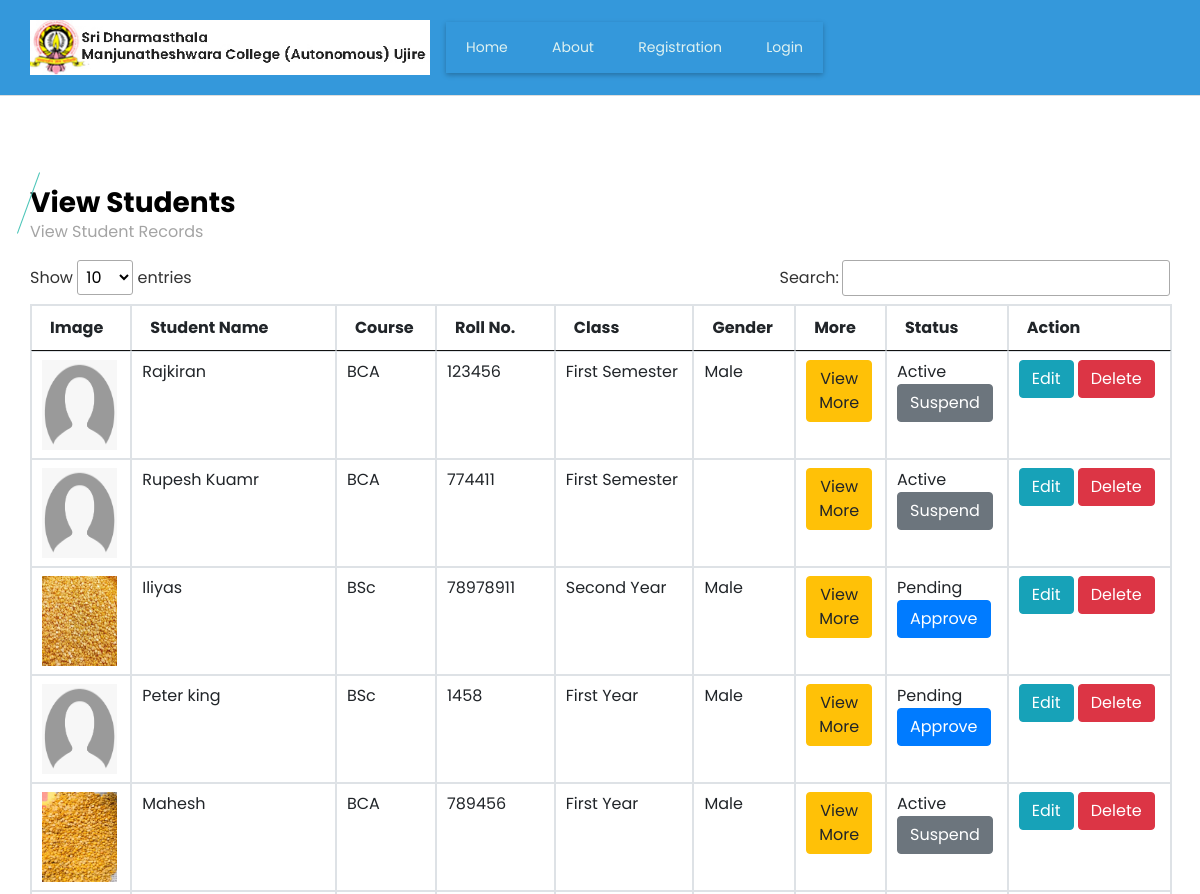
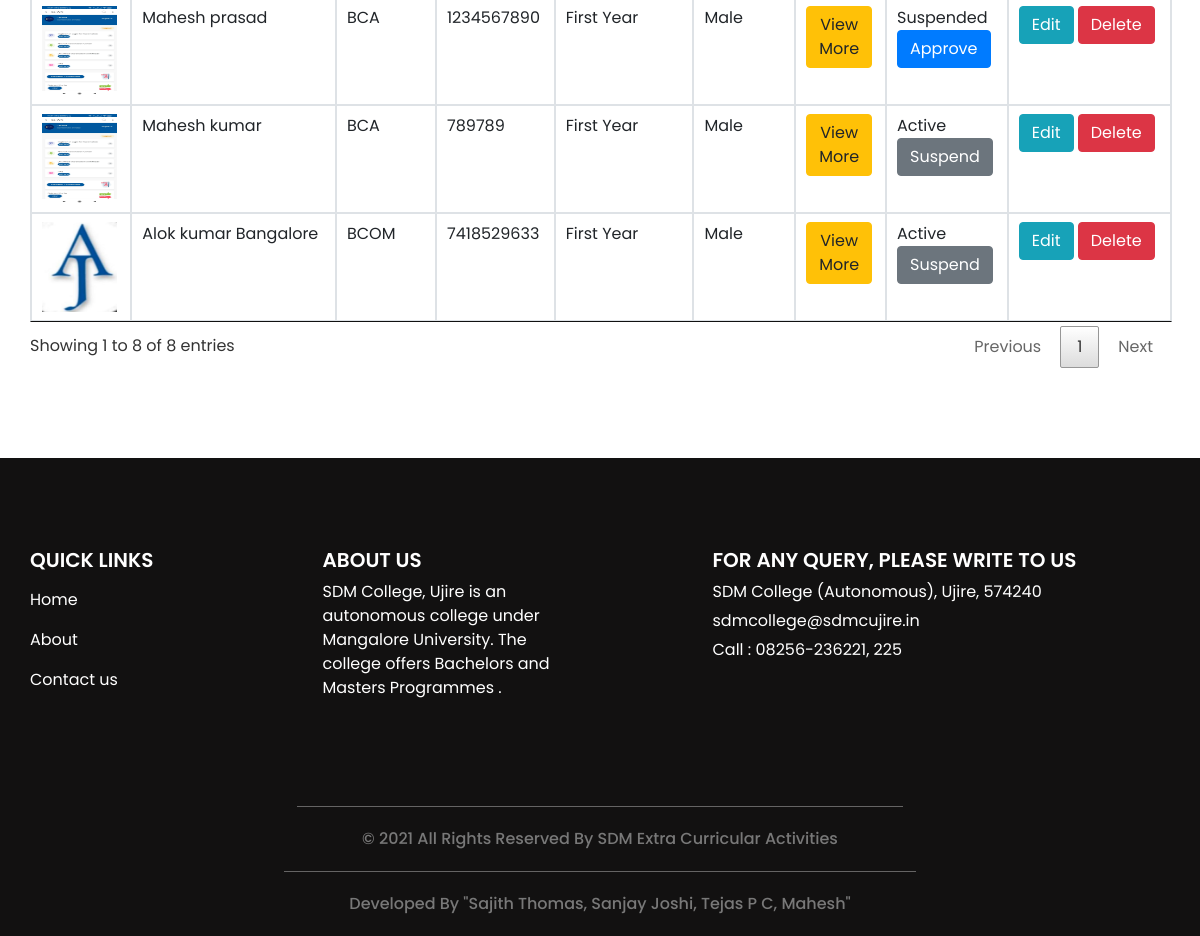
The page /viewstudent.php on the database its author committed (2 pictures, top to bottom).
### tables this page shows
CREATE TABLE `student` (
  `student_id` int(11) NOT NULL,
  `student_name` varchar(30) NOT NULL,
  `course_id` int(11) NOT NULL,
  `student_rollno` varchar(10) NOT NULL,
  `student_password` varchar(300) NOT NULL,
  `st_class` varchar(20) NOT NULL,
  `student_image` varchar(300) NOT NULL,
  `gender` varchar(10) NOT NULL,
  `dob` date NOT NULL,
  `language` varchar(25) NOT NULL,
  `elective_paper` varchar(20) NOT NULL,
  `extension_activities` varchar(50) NOT NULL,
  `student_status` varchar(10) NOT NULL
);

CREATE TABLE `course` (
  `course_id` int(11) NOT NULL,
  `course_title` varchar(25) NOT NULL,
  `course_description` text NOT NULL,
  `course_status` varchar(10) NOT NULL
);

### viewstudent.php (the view, shortened to what this page needs)
<?php
include("header.php");
?>
  <section class="event_section layout_padding">
    <div class="container">
      <div class="heading_container">
        <h3>
          View Students
        </h3>
        <p>
          View Student Records
        </p>
      </div>
      <div class="event_container">
        <div class="">
<table id="datatableplugin" class="table table-bordered">
	<thead>
		<tr>
			<th>Image</th>
			<th>Student Name</th>
			<th>Course</th>
			<th>Roll No.</th>
			<th>Class</th>
			<th>Gender</th>
			<th>More</th>
			<th>Status</th>
			<th>Action</th>
		</tr>
	</thead>
	<tbody>
		<?php
		$sqlview = "SELECT student.*,course.course_title FROM  student LEFT JOIN course ON course.course_id=student.course_id";
		$qsqlview = mysqli_query($con,$sqlview);
		while($rsview = mysqli_fetch_array($qsqlview))
		{
			$rsjsonarr = json_encode($rsview);
			if($rsview['student_image'] == "")
			{
				$filename= "images/defaultimage.png";
			}
			else if(file_exists("studentimg/" .$rsview['student_image']))
			{
				$filename= "studentimg/" .$rsview['student_image'];
			}
			else
			{
				$filename= "images/defaultimage.png";
			}
			echo "<tr>
				<td><img src='$filename' style='width: 75px;height:90px;' ></td>
				<td>$rsview[student_name]</td>
				<td>$rsview[course_title]</td>
				<td>$rsview[student_rollno]</td>
				<td>$rsview[st_class]</td>
				<td>$rsview[gender]</td>
				<td>";
echo "<button type='button' class='btn btn-warning' data-toggle='modal' data-target='#loadStudentDetailedModal' onclick='funloadstudentprofile($rsjsonarr)'>View<br> More</button>";
				echo "</td>
				<td>$rsview[student_status] <br>";
if($rsview['student_status'] == "Active")
{
	echo "<a href='viewstudent.php?st=Suspended&acid=$rsview[student_id]' class='btn btn-secondary' onclick='return confirmst()' >Suspend</a>";
}
else
{
	echo "<a href='viewstudent.php?st=Active&acid=$rsview[student_id]' class='btn btn-primary' onclick='return confirmst()'  >Approve</a>";
}
				echo "</td>
				<td>
				<a href='studentadd.php?editid=$rsview[student_id]' class='btn btn-info'>Edit</a>
				<a href='viewstudent.php?delid=$rsview[student_id]' class='btn btn-danger' onclick='return confirmdel()' >Delete</a>
				</td>
			</tr>";
		}
		?>
	</tbody>
</table>
        </div>
      </div>
    </div>
  </section>
<?php
include("footer.php");
?>

### header.php (shortened to what this page needs)
<!DOCTYPE html>
<html>
<head>
  <link rel="stylesheet" type="text/css" href="css/bootstrap.css" />
  <link href="css/style.css" rel="stylesheet" />
  <link href="css/responsive.css" rel="stylesheet" />
  <link href="css/jquery.dataTables.min.css" rel="stylesheet" />
</head>
<body
<?php
if(basename($_SERVER['PHP_SELF']) != "index.php")
{
?>
class="sub_page"
<?php
}
?>>
<?php
include("headerpage.php");
?>

### headerpage.php (shortened to what this page needs)
<div id="header">
  <header>
    <div class="container">
      <div class="row">
        <div class="col-12">
          <nav class="navbar navbar-expand-lg navbar-light">
            <a class="navbar-brand" href="index.php"><img src="images/logo_new.jpg" alt="logo" style="width: 400px;"></a>
            <div class="collapse navbar-collapse" id="navbartoggle">
<div class="nav-fostrap">
	<ul>
		<li><a href="index.php">Home</a></li>
		<li><a href="about.php">About</a></li>
		<?php
		if(isset($_SESSION['staff_id']) || ($_SESSION['student_id']))
		{
		?>
		<li><a href="logout.php">Logout</a></li>
		<?php
		}
		else
		{
		?>
		<li><a href="student.php">Registration</a></li>
		<li><a href="login.php">Login</a></li>
		<?php
		}
		?>
	</ul>
</div>
            </div>
          </nav>
        </div>
      </div>
    </div>
  </header>
</div>

### footer.php (shortened to what this page needs)
  <section class="info_section layout_padding">
    <div class="container">
      <div class="row">
        <div class="col-md-3">
          <div class="info_menu">
            <h5>
              QUICK LINKS
            </h5>
            <ul class="navbar-nav  ">
              <li class="nav-item active">
                <a class="nav-link" href="index.php">Home <span class="sr-only">(current)</span></a>
              </li>
              <li class="nav-item">
                <a class="nav-link" href="about.php"> About </a>
              </li>
              <li class="nav-item">
                <a class="nav-link" href="contact.php">Contact us</a>
              </li>
            </ul>
          </div>
        </div>
        <div class="col-md-3">
          <div class="info_course">
            <h5>
              About Us
            </h5>
            <p>
              SDM College, Ujire is an autonomous college under Mangalore University. The college offers Bachelors and Masters Programmes .
            </p>
          </div>
        </div>
        <div class="col-md-5 offset-md-1">
          <div class="info_news">
            <h5>
              FOR ANY QUERY, PLEASE WRITE TO US
            </h5>
            <div class="info_contact">
              <a href="">
                SDM College (Autonomous), Ujire, 574240
              </a>
              <a href="">
                sdmcollege@sdmcujire.in
              </a>
              <a href="">
                Call : 08256-236221, 225
              </a>
            </div>
          </div>
        </div>
      </div>
    </div>
  </section>
  <footer class="container-fluid footer_section">
    <p>
      &copy; 2021 All Rights Reserved By SDM Extra Curricular Activities
    </p>
  </footer>
  <footer class="container-fluid footer_section">
      <p>
        Developed By "Sajith Thomas, Sanjay Joshi, Tejas P C, Mahesh"
      </p>
  </footer>
</body>
</html>

### css/style.css (style rules this page uses)
body { font-family: "Poppins", sans-serif; color: #000000; background-color: #ffffff; }
.layout_padding { padding: 90px 0; }
.heading_container { display: -webkit-box; display: -ms-flexbox; display: flex; -webkit-box-orient: vertical; -webkit-box-direction: normal; -ms-flex-direction: column; flex-direction: column; -webkit-box-align: start; -ms-flex-align: start; align-items: flex-start; }
.heading_container h3 { font-weight: bold; position: relative; margin-bottom: 15px; }
.heading_container h3::before { content: ""; position: absolute; top: 50%; left: 2px; width: 1px; height: 65px; background-color: #4bc5b8; -webkit-transform: translateY(-50%) rotate(20deg); transform: translateY(-50%) rotate(20deg); }
a, a:hover, a:focus { text-decoration: none; }
.btn, .btn:focus { outline: none !important; -webkit-box-shadow: none; box-shadow: none; }
.navbar-brand { display: -webkit-box; display: -ms-flexbox; display: flex; -webkit-box-orient: vertical; -webkit-box-direction: normal; -ms-flex-direction: column; flex-direction: column; -webkit-box-align: end; -ms-flex-align: end; align-items: flex-end; }
.event_section .heading_container h3 { margin-bottom: 0; }
.event_section .heading_container h3::before { left: -2px; }
.event_section p { color: #a4a4a4; }
.info_section { background-color: #121111; color: #ffffff; }
.info_section h5 { text-transform: uppercase; font-weight: 600; }
.info_section .info_menu .navbar-nav .nav-item .nav-link { color: #ffffff; }
.info_section .info_news .info_contact { display: -webkit-box; display: -ms-flexbox; display: flex; -webkit-box-orient: vertical; -webkit-box-direction: normal; -ms-flex-direction: column; flex-direction: column; -webkit-box-align: start; -ms-flex-align: start; align-items: flex-start; }
.info_section .info_news .info_contact a { color: #ffffff; margin-bottom: 5px; }
.footer_section { background-color: #121111; font-weight: 500; display: -webkit-box; display: -ms-flexbox; display: flex; -webkit-box-pack: center; -ms-flex-pack: center; justify-content: center; }
.footer_section p { padding: 20px 65px; color: #787878; margin: 0 auto; text-align: center; border-top: 1px solid rgba(224, 224, 224, 0.4); }

### css/responsive.css (style rules this page uses)
@media (min-width: 1200px) { .container { max-width: 1170px; } }

### topmenu.php (style rules this page uses)
.nav-fostrap { display: block; margin-bottom: 15px 0; background: #3498db; -webkit-box-shadow:0 2px 5px 0 rgba(0,0,0,0.26); -moz-box-shadow:0 2px 5px 0 rgba(0,0,0,0.26); -o-box-shadow:0 2px 5px 0 rgba(0,0,0,0.26); z-index: 120; box-shadow: 0 2px 5px 0 rgba(0,0,0,0.26); }
.nav-fostrap ul { list-style-type: none; margin: 0; padding: 0; display: block; }
.nav-fostrap li { list-style-type: none; margin: 0; padding: 0; display: inline-block; position: relative; font-size: 14px; color: #def1f0; }
.nav-fostrap li a { padding: 15px 20px; font-size: 14px; color: #def1f0; display: inline-block; outline: 0; font-weight: 400; text-decoration: none; }

### headerpage.php (style rules this page uses)
#header nav { padding: 15px 0px; }
#header { border-bottom: 1px solid #ddd; background-color: #3498db; float: center; width: 100%; }

### rows shown on the page
student: student_name "Rajkiran", course.course_title "BCA", student_rollno "123456", st_class "First Semester", gender "Male", student_status "Active"
student: student_name "Rupesh Kuamr", course.course_title "BCA", student_rollno "774411", st_class "First Semester", student_status "Active"
student: student_image (picture), student_name "Iliyas", course.course_title "BSc", student_rollno "78978911", st_class "Second Year", gender "Male", student_status "Pending"
student: student_name "Peter king", course.course_title "BSc", student_rollno "1458", st_class "First Year", gender "Male", student_status "Pending"
student: student_image (picture), student_name "Mahesh", course.course_title "BCA", student_rollno "789456", st_class "First Year", gender "Male", student_status "Active"
student: student_image (picture), student_name "Mahesh prasad", course.course_title "BCA", student_rollno "1234567890", st_class "First Year", gender "Male", student_status "Suspended"
student: student_image (picture), student_name "Mahesh kumar", course.course_title "BCA", student_rollno "789789", st_class "First Year", gender "Male", student_status "Active"
student: student_image (picture), student_name "Alok kumar Bangalore", course.course_title "BCOM", student_rollno "7418529633", st_class "First Year", gender "Male", student_status "Active"
